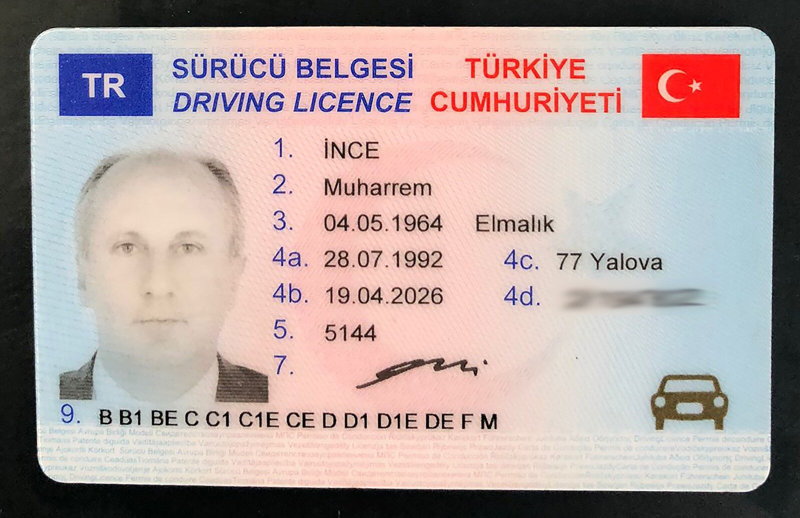
#> input picture data/ehliyet1.jpg, 1600 x 1035 px (shown at 1/2 size); its folder holds only this picture in this run
$ python hough_run.py
#> lines starting #> are read from the running program, lines starting #| are printed output that depends on the picture; after the words box and inside, x2 and y2 are one past the last pixel; in counts of white or black regions, pixels touching at a corner belong together
### hough_transform.py
import numpy as np
import cv2
from myutils import segment_by_angle_kmeans, segmented_intersections


class HoughTransform():
    def __init__(self, img_path, edge_path):
        self.img_path = img_path
        self.edge_path = edge_path

    def read_image(self):
        self.image = cv2.imread(self.img_path)
#> self.image is the input picture: shape (1035, 1600, 3); mean B, G, R 159.8, 162.2, 178.3
        self.image = cv2.cvtColor(self.image, cv2.COLOR_BGR2RGB)
        self.edges = cv2.imread(self.edge_path, 0)
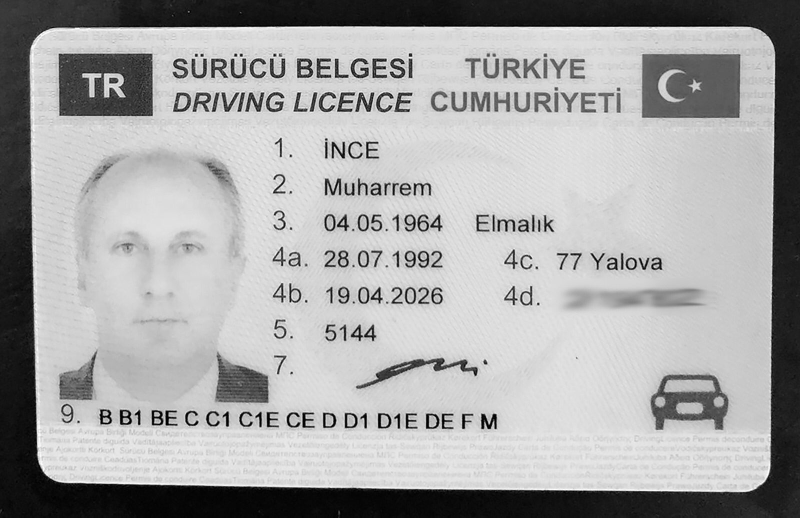
#> self.edges: shape (1035, 1600) (shown at 1/2 size); min 0, max 255, mean 166.7

    def image_preprocessing(self):
        # Blur
        blur = cv2.GaussianBlur(self.edges,(7,7), 0)
        # Threshold
        # _, thresholded = cv2.threshold(blur,0,255,cv2.THRESH_BINARY+cv2.THRESH_OTSU)
        # Dilation
        kernel = cv2.getStructuringElement(cv2.MORPH_ELLIPSE,(3,3))
        dilation = cv2.dilate(blur, kernel, iterations=1)
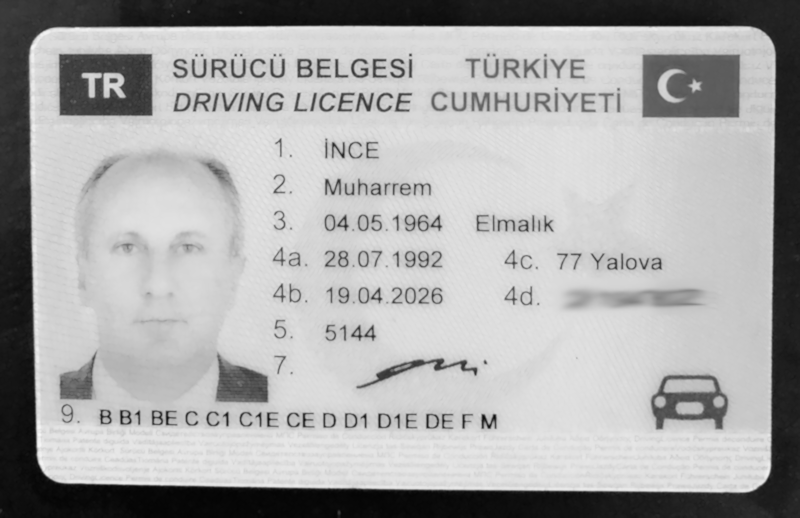
#> dilation: shape (1035, 1600) (shown at 1/2 size); min 3, max 249, mean 170.1
        # Canny Edge Detection
        (mu, sigma) = cv2.meanStdDev(dilation)
#> mu = [170.1]; sigma = [73.43]
        self.canny = cv2.Canny(dilation, (mu[0][0] - sigma[0][0]), (mu[0][0] + sigma[0][0]))
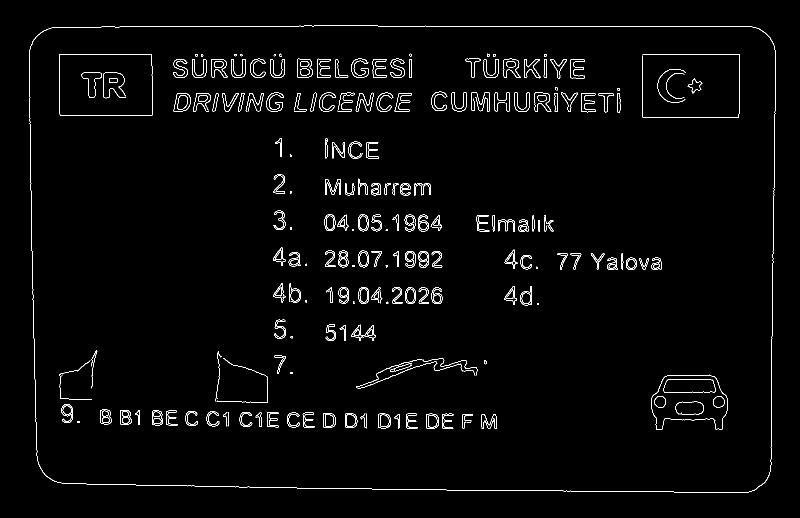
#> self.canny: shape (1035, 1600) (shown at 1/2 size); 1.9% white in thin lines or dots, all inside (x1, y1, x2, y2) = (58, 51, 1552, 986)
        # Dilation
        kernel2 = cv2.getStructuringElement(cv2.MORPH_ELLIPSE,(4,4))
        self.dilation2 = cv2.dilate(self.canny, kernel2, iterations=1)
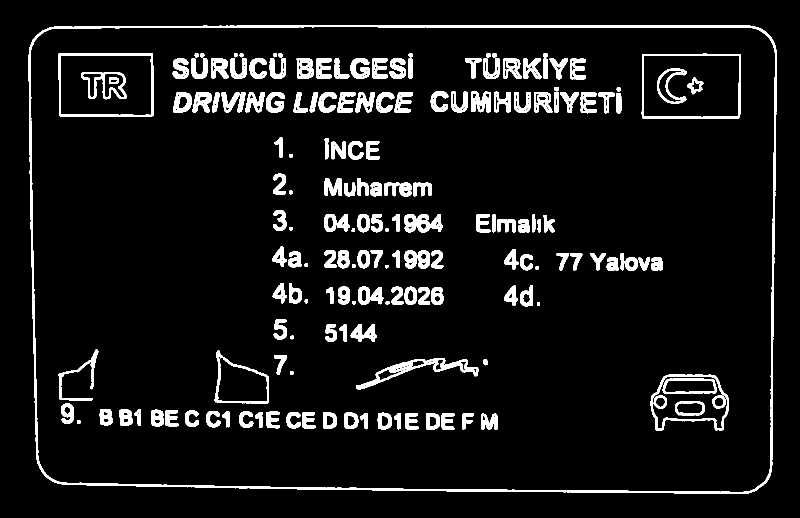
#> self.dilation2: shape (1035, 1600) (shown at 1/2 size); 7.2% white; 180 white regions, largest, box (x1, y1, x2, y2) and area: (57, 50, 1554, 988) 19348, (712, 716, 957, 779) 3065, (1283, 107, 1482, 238) 2555

    def hough_lines(self):
        # Hough Transform Lines along the edges
        self.lines = cv2.HoughLines(self.dilation2, rho=0.75, theta=np.pi / 90, threshold=int((self.image.shape[0])/2.1))
#> self.lines = 15 rows, first 8: [53.25, 1.57], [51.75, 1.57], [186.8, 1.57], [189.8, 1.57], [191.2, 1.57], [188.2, 1.57], [828, 1.57], [155.2, 1.57]
        points = []
        if self.lines is not None:
            for i in range(0, len(self.lines)):

                rho = self.lines[i][0][0]
                theta = self.lines[i][0][1]
                a = np.math.cos(theta)
                b = np.math.sin(theta)
                x0 = a * rho
                y0 = b * rho
                pt1 = (int(x0 + 4000*(-b)), int(y0 + 4000*(a)))
                pt2 = (int(x0 - 4000*(-b)), int(y0 - 4000*(a)))
                points.append([pt1,pt2])
#> this loop made 15 passes
#> (rho, x0, y0, pt1, pt2) on passes 1 to 12: (53.25, -2.33e-06, 53.25, (-4000, 53), (3999, 53)), (51.75, -2.26e-06, 51.75, (-4000, 51), (3999, 51)), (186.8, -8.16e-06, 186.7, (-4000, 186), (3999, 186)), (189.8, -8.29e-06, 189.7, (-4000, 189), (3999, 189)), (191.2, -8.36e-06, 191.2, (-4000, 191), (3999, 191)), (188.2, -8.23e-06, 188.2, (-4000, 188), (3999, 188)), (828, -3.62e-05, 828, (-4000, 827), (3999, 828)), (155.2, -6.79e-06, 155.2, (-4000, 155), (3999, 155)), (218.2, -9.54e-06, 218.2, (-4000, 218), (3999, 218)), (221.2, -9.67e-06, 221.2, (-4000, 221), (3999, 221)), (830.2, -3.63e-05, 830.2, (-4000, 830), (3999, 830)), (150, -6.56e-06, 150, (-4000, 149), (3999, 150))
#> after the loop, points = 15 items

    def crop_process(self):
        # Segmentation the lines by angle
        segmented = segment_by_angle_kmeans(self.lines)
#> in segment_by_angle_kmeans, `angles = np.array([line[0][1] for line in lines])`: angles = [1.57, 1.57, 1.57, 1.57, 1.57, 1.57, 1.57, 1.57, 1.57, 1.57, 1.57, 1.57, 1.57, 1.57, 1.57]
#> in segment_by_angle_kmeans, `pts = np.array([[np.cos(2*angle), np.sin(2*angle)] for angle in angles..`: pts = 15 rows, first 8: [-1, -8.74e-08], [-1, -8.74e-08], [-1, -8.74e-08], [-1, -8.74e-08], [-1, -8.74e-08], [-1, -8.74e-08], [-1, -8.74e-08], [-1, -8.74e-08]
#> in segment_by_angle_kmeans, `labels, centers = cv2.kmeans(pts, k, None, criteria, attempts, flags)[..`: labels = [0, 0, 0, 0, 0, 0, 0, 0, 0, 0, 0, 0, 0, 0, 1]; centers = [[-1, -8.74e-08], [-1, -8.74e-08]]
#> the loop in segment_by_angle_kmeans, `for i, line in enumerate(lines):` made 15 passes
#> line on passes 1 to 12: [[53.25, 1.57]], [[51.75, 1.57]], [[186.8, 1.57]], [[189.8, 1.57]], [[191.2, 1.57]], [[188.2, 1.57]], [[828, 1.57]], [[155.2, 1.57]], [[218.2, 1.57]], [[221.2, 1.57]], [[830.2, 1.57]], [[150, 1.57]]
#> segmented = 2 items
        # Finding the intersections
        intersections = segmented_intersections(segmented)
#> the loop in segmented_intersections, `for i, group in enumerate(lines[:-1]):` made 1 pass
#> after the loop in segmented_intersections, `for i, group in enumerate(lines[:-1]):`: intersections = 14 items
#> intersections = 14 items
        # Finding vertical and horizontal intersection points
        vertical = [i[0][0] for i in intersections if i[0][0] > 0]
#> vertical = [20709101189612484513759232, 21018190221625543333249024, 772727624064229703680000]
        horizontal = [i[0][1] for i in intersections if i[0][1] > 0]
#> horizontal = [905223525101469696, 918734323983581184, 33776997205278720]
        # Get the min and max points
        min_v, max_v, = min(vertical), max(vertical)
#> min_v = 772727624064229703680000; max_v = 21018190221625543333249024
        min_h, max_h = min(horizontal), max(horizontal)
#> min_h = 33776997205278720; max_h = 918734323983581184
        # Desired size of the image
        maxWidth = 1540
        maxHeight = 1000
        # Perspective crop process
        pts1 = np.float32([[min_v, min_h],[max_v, min_h],[min_v, max_h],[max_v, max_h]])
#> pts1 = [[7.73e+23, 3.38e+16], [2.1e+25, 3.38e+16], [7.73e+23, 9.19e+17], [2.1e+25, 9.19e+17]]
        pts2 = np.float32([[0, 0], [maxWidth, 0], [0, maxHeight], [maxWidth, maxHeight]])
        matrix = cv2.getPerspectiveTransform(pts1, pts2)
#> matrix = [[7.61e-23, 4.55e-34, -58.78], [0, 1.13e-15, -38.17], [-3.51e-43, 0, 1]]
        croppedImage = cv2.warpPerspective(self.image, matrix, (maxWidth, maxHeight))
#> croppedImage: shape (1000, 1540, 3); every value is 0
        # Save the result
        cv2.imwrite("houghResults/"+self.img_path.split("/")[1], cv2.cvtColor(croppedImage, cv2.COLOR_BGR2RGB))

    def run(self):
        self.read_image()
        self.image_preprocessing()
        self.hough_lines()
        self.crop_process()

### myutils.py
import numpy as np
from collections import defaultdict
import cv2


# [21 lines left out: function coords_sort, not called in this run]


def segment_by_angle_kmeans(lines, k=2, **kwargs):
    """Groups lines based on angle with k-means.

    Uses k-means on the coordinates of the angle on the unit circle
    to segment `k` angles inside `lines`.
    """

    # Define criteria = (type, max_iter, epsilon)
    default_criteria_type = cv2.TERM_CRITERIA_EPS + cv2.TERM_CRITERIA_MAX_ITER
    criteria = kwargs.get('criteria', (default_criteria_type, 10, 1.0))
    flags = kwargs.get('flags', cv2.KMEANS_RANDOM_CENTERS)
    attempts = kwargs.get('attempts', 10)

    # returns angles in [0, pi] in radians
    angles = np.array([line[0][1] for line in lines])
    # multiply the angles by two and find coordinates of that angle
    pts = np.array([[np.cos(2*angle), np.sin(2*angle)]
                    for angle in angles], dtype=np.float32)

    # run kmeans on the coords
    labels, centers = cv2.kmeans(pts, k, None, criteria, attempts, flags)[1:]
    labels = labels.reshape(-1)  # transpose to row vec

    # segment lines based on their kmeans label
    segmented = defaultdict(list)
    for i, line in enumerate(lines):
        segmented[labels[i]].append(line)
    segmented = list(segmented.values())
    return segmented


def intersection(line1, line2):
    """Finds the intersection of two lines given in Hesse normal form.

    Returns closest integer pixel locations.
    See https://stackoverflow.com/a/383527/5087436
    """
    rho1, theta1 = line1[0]
    rho2, theta2 = line2[0]
    A = np.array([
        [np.cos(theta1), np.sin(theta1)],
        [np.cos(theta2), np.sin(theta2)]
    ])
    b = np.array([[rho1], [rho2]])
    x0, y0 = np.linalg.solve(A, b)
    x0, y0 = int(np.round(x0)), int(np.round(y0))
    return [[x0, y0]]


def segmented_intersections(lines):
    """Finds the intersections between groups of lines."""

    intersections = []
    for i, group in enumerate(lines[:-1]):
        for next_group in lines[i+1:]:
            for line1 in group:
                for line2 in next_group:
                    intersections.append(intersection(line1, line2))

    return intersections

### hough_run.py
from hough_transform import HoughTransform
import os


# instance = HoughTransform("data/drive_10110-back.jpg", "result/BIPED2CLASSIC/fused/drive_10110-back.png")
# instance.run()

for img in os.listdir("data/"):
    try:
        print(f"{img}\n{20*'*'}")
        img_path = "data/"+img
        instance = HoughTransform(img_path, "result/BIPED2CLASSIC/avg/"+img.split(".")[0]+".png")
        instance.run()
    except:
        print(f"HATA: ----->   {img}\n{20*'*'}")
